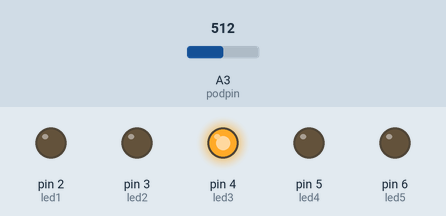
The sketch below on a simulated Arduino Uno, built with avr-gcc and run on an emulated ATmega328P. Shown: output pins drawn as LEDs (lit = HIGH). The inputs (shaded band) are chosen by the test bench; at power-on: A3 (podpin) = 512.

Above: at 1.2 s.
1.3 s: A3 (podpin) set to 428
2.8 s: A3 (podpin) set to 392
At 3.2 s:
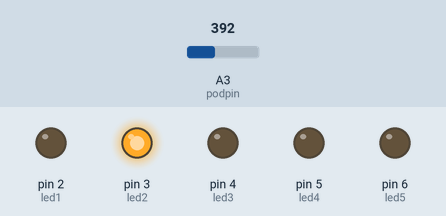
4.3 s: A3 (podpin) set to 420
At 5.5 s:
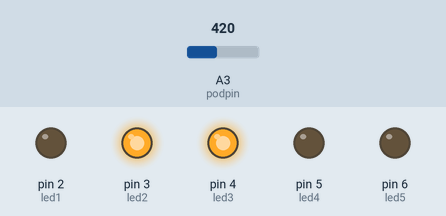
5.8 s: A3 (podpin) set to 603
7.3 s: A3 (podpin) set to 625
At 7.8 s:
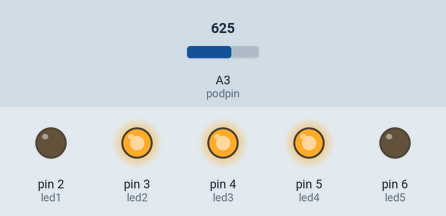
8.8 s: A3 (podpin) set to 605
At 10.2 s:
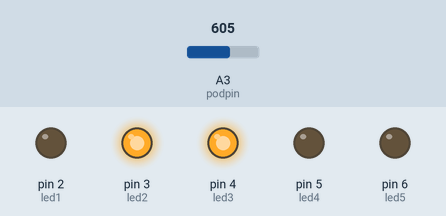
Timing chart, 0 to 11.3 s (numbered marks = the images above; inputs shaded):
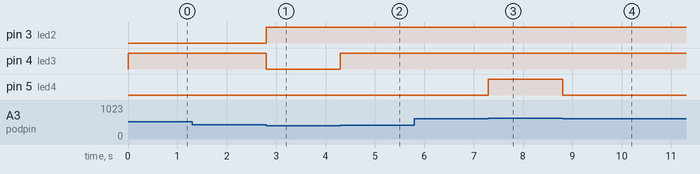

The sketch:

opdracht3.ino
```cpp
int led1 = 2;
int led2 = 3;
int led3 = 4;
int led4 = 5;
int led5 = 6;
int waarde = 0;
int podpin = A3;
void setup() {
  pinMode(podpin, INPUT);
  pinMode(led1, OUTPUT);
  pinMode(led2, OUTPUT);
  pinMode(led3, OUTPUT);
  pinMode(led4, OUTPUT);
  pinMode(led5, OUTPUT);
}

void loop() {
  waarde = analogRead(podpin);
  if (waarde < 10)
  {
    digitalWrite(led1, LOW);
  }

  else if (waarde < 205)
  {
    digitalWrite(led1, HIGH);
    digitalWrite(led2, LOW);
  }

  else if (waarde < 410)
  {
    digitalWrite(led2, HIGH);
    digitalWrite(led3, LOW);
  }

  else if (waarde < 615)
  {
    digitalWrite(led3, HIGH);
    digitalWrite(led4, LOW);
  }

  else if (waarde < 820)
  {
    digitalWrite(led4, HIGH);
    digitalWrite(led5, LOW);
  }

  else
  {
    digitalWrite(led5, HIGH);
  }
}
```

Measured:
- the behaviour switches between 410 and 409 on A3 (podpin) (found by bisection; images 0 and 1)
- the behaviour switches between 614 and 615 on A3 (podpin) (found by bisection; images 2 and 3)
- after the input at 1.3 s, every drawn part: stays the same
- after the input at 2.8 s, pin 3 (led2): LOW → HIGH at once; pin 4 (led3): HIGH → LOW at once
- after the input at 4.3 s, pin 4 (led3): LOW → HIGH at once
- after the input at 5.8 s, every drawn part: stays the same
- after the input at 7.3 s, pin 5 (led4): LOW → HIGH at once
- after the input at 8.8 s, pin 5 (led4): HIGH → LOW at once
